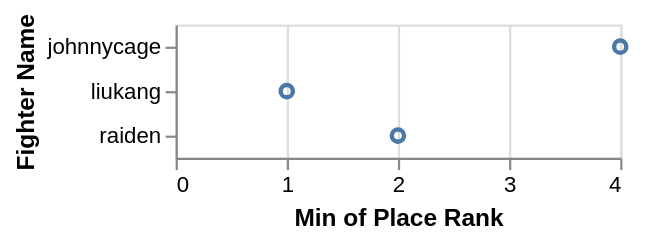

Express this chart as Vega-Lite.
### Vega specification from a JSON file in a GitHub repository (floating-point values rounded to 4 significant figures)
{"$schema": "https://vega.github.io/schema/vega/v5.json", "description": "An example showing how to use argmin in tooltips with fields with spaces", "background": "white", "padding": 5, "width": 200, "style": "cell", "data": [{"name": "source_0", "values": [{"Fighter Name": "liukang", "Place Rank": 1, "Fighting Style": "tiger"}, {"Fighter Name": "liukang", "Place Rank": 10, "Fighting Style": "crane"}, {"Fighter Name": "liukang", "Place Rank": 3, "Fighting Style": "shaolin"}, {"Fighter Name": "johnnycage", "Place Rank": 6, "Fighting Style": "tiger"}, {"Fighter Name": "johnnycage", "Place Rank": 5, "Fighting Style": "crane"}, {"Fighter Name": "johnnycage", "Place Rank": 4, "Fighting Style": "shaolin"}, {"Fighter Name": "raiden", "Place Rank": 8, "Fighting Style": "tiger"}, {"Fighter Name": "raiden", "Place Rank": 12, "Fighting Style": "crane"}, {"Fighter Name": "raiden", "Place Rank": 2, "Fighting Style": "shaolin"}]}, {"name": "data_0", "source": "source_0", "transform": [{"type": "formula", "expr": "toNumber(datum[\"Place Rank\"])", "as": "Place Rank"}, {"type": "aggregate", "groupby": ["Fighter Name"], "ops": ["min", "argmin"], "fields": ["Place Rank", "Place Rank"], "as": ["min_Place Rank", "argmin_Place Rank"]}, {"type": "filter", "expr": "isValid(datum[\"min_Place Rank\"]) && isFinite(+datum[\"min_Place Rank\"])"}]}], "signals": [{"name": "y_step", "value": 20}, {"name": "height", "update": "bandspace(domain('y').length, 1, 0.5) * y_step"}], "marks": [{"name": "marks", "type": "symbol", "style": ["point"], "from": {"data": "data_0"}, "encode": {"update": {"fill": {"value": "transparent"}, "stroke": {"value": "#4c78a8"}, "tooltip": {"signal": "{\"Fighter Name\": isValid(datum[\"Fighter Name\"]) ? datum[\"Fighter Name\"] : \"\"+datum[\"Fighter Name\"], \"Min of Place Rank\": format(datum[\"min_Place Rank\"], \"\"), \"Fighting Style for min Place Rank\": isValid(datum[\"argmin_Place Rank\"][\"Fighting Style\"]) ? datum[\"argmin_Place Rank\"][\"Fighting Style\"] : \"\"+datum[\"argmin_Place Rank\"][\"Fighting Style\"]}"}, "ariaRoleDescription": {"value": "point"}, "description": {"signal": "\"Fighter Name\" + \": \" + (isValid(datum[\"Fighter Name\"]) ? datum[\"Fighter Name\"] : \"\"+datum[\"Fighter Name\"]) + \"; \" + \"Min of Place Rank\" + \": \" + (format(datum[\"min_Place Rank\"], \"\")) + \"; \" + \"Fighting Style for min Place Rank\" + \": \" + (isValid(datum[\"argmin_Place Rank\"][\"Fighting Style\"]) ? datum[\"argmin_Place Rank\"][\"Fighting Style\"] : \"\"+datum[\"argmin_Place Rank\"][\"Fighting Style\"])"}, "x": {"scale": "x", "field": "min_Place Rank"}, "y": {"scale": "y", "field": "Fighter Name"}}}}], "scales": [{"name": "x", "type": "linear", "domain": {"data": "data_0", "field": "min_Place Rank"}, "range": [0, {"signal": "width"}], "nice": true, "zero": true}, {"name": "y", "type": "point", "domain": {"data": "data_0", "field": "Fighter Name", "sort": true}, "range": {"step": {"signal": "y_step"}}, "padding": 0.5}], "axes": [{"scale": "x", "orient": "bottom", "gridScale": "y", "grid": true, "tickCount": {"signal": "ceil(width/40)"}, "domain": false, "labels": false, "aria": false, "maxExtent": 0, "minExtent": 0, "ticks": false, "zindex": 0}, {"scale": "x", "orient": "bottom", "grid": false, "title": "Min of Place Rank", "labelFlush": true, "labelOverlap": true, "tickCount": {"signal": "ceil(width/40)"}, "zindex": 0}, {"scale": "y", "orient": "left", "grid": false, "title": "Fighter Name", "zindex": 0}]}
